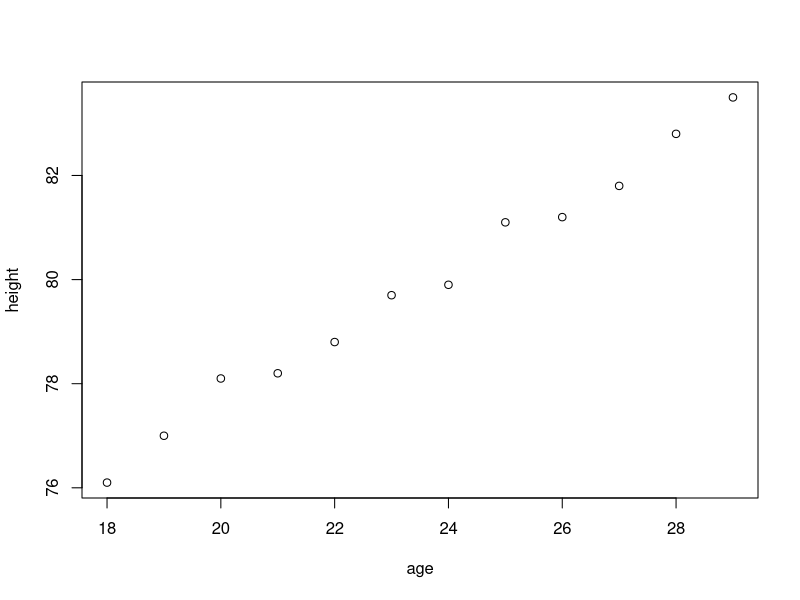

This chart was generated by the following R code:
## ---- chunk 1
# Note that pi is a built-in constant, and log() the natural log function.
log(3 * 4 * (2 + pi))    
# Basic logical operations, including >, <, >= (greater than or equals), 
# <= (less than or equals), == (exactly equals), and != (not equals).                     
2 > 3                    
# Advanced logical operations, including # & (and), && (if and only if), 
# | (or), and || (either or).
3 >= 2 && 100 == 1000/10 

## ---- chunk 2
as.integer(TRUE)
as.integer(FALSE)
## ---- chunk 3
text <- "I like Statistics"
text
## ---- chunk 4
e <- numeric()
## ---- chunk 5
e[3] <- 17
## ---- chunk 6
z <- 1:25
attr(z, "dim") <- c(5,5)
z
## ---- chunk 7
age <- 18:29
height <- c(76.1, 77, 78.1, 78.2, 78.8, 79.7, 79.9, 
            81.1, 81.2, 81.8, 82.8, 83.5)

#Build a dataframe village
village <- data.frame(age = age,height = height) 
village
## ---- chunk 8
plot(village) 
summary(village)
## ---- chunk 9
unclass(village)
attr(village,"row.names")
## ---- chunk 10
x <- c(1, 1, 1, 1, 1, 2, 2, 2, 2, 9, 9, 9, 9)
# Notice levels are printed.
factor(x) 
## ---- chunk 11
x <- c("like", "dislike", "hate", "like", "don't know", 
       "like", "dislike")
factor(x, levels = c("hate", "dislike", "like", "don't know"), 
       ordered = TRUE) 
## ---- chunk 12
factor(x, ordered = TRUE)
## ---- chunk 13
factor(x, levels = c("hate", "dislike", "like"), ordered = TRUE)
## ---- chunk 14
matrix(c(1, 2, 3, 4, 5, 6), nrow = 2, ncol = 3)
## ---- chunk 15
# Creates a vector `x' of 3 values.
x <- c(11, 12, 13)
# Creates another vector `y' of 3 values.
y <- c(55, 33, 12) 
# Creates a 2 x 3 matrix. 
rbind(x, y)        
## ---- chunk 16
cbind(x, y)  
## ---- chunk 17
# Creates a 2 x 3 matrix populated with 8's.
a <- matrix(8, 2, 3) 
# Creates a 2 x 3 matrix populated with 9's.
b <- matrix(9, 2, 3) 
array(c(a, b), c(2, 3, 2)) 
## ---- chunk 18
dim(b)
## ---- chunk 19
a <- matrix(8, 2, 3)
apply(a, 2, max)
## ---- chunk 20
# Creates an empty list
L <- list()  
# Inserts a vector, and names that vector 'coefficients'
L$coefficients <- c(1, 4, 6, 8) 

# Pull out the value in the first row, second column of 'c'
# within the list, inserts the vector into the 4th position 
# in the list. If this list doesn't already have 4 elements, 
# the empty elements will be 'NULL' values
L[[4]] <- c(1, 4, 6, 8)
## ---- chunk 21
grp <- c(1, 2, 2, 1, 1, 1, 2, 2, 1, 2, 2, 1)
gpa <- c(4.0, 3.5, 2.8, 3.9, 2.2, 3.8, 2.7, 
         3.8, 4.0, 3.6, 3.4, 2.1)
age <- c(21, 22, 19, 32, 25, 22, 20, 23, 21, 
         24, 22, 30)
sex <- c("F", "M", "M", "M", "F", "F", "M", 
         "M", "F", "M", "F", "F")
#Build a dataframe dat
dat <- data.frame(grp = grp, gpa = gpa, age = age, sex = sex) 
dat
## ---- chunk 22
# Extracts obs. 1-10 and all associated variables
dat[1:10,] 
# Extracts all observations that belong to group 1
dat[dat$grp == 1,] 
# Saves the variable 'grp' as a vector 'group' in
# the workspace, not in the data frame
group <- dat$grp   
# Saves the 4th variable as a 'var4' in the workspace                     
var4 <- dat[[4]]   
## ---- chunk 23
state <- c("tas", "sa", "qld", "nsw", "nsw", "nt", "wa", "wa", 
           "qld", "vic",  "nsw", "vic", "qld", "qld", "sa", 
           "tas", "sa", "nt", "wa", "vic", "qld", "nsw", 
           "nsw", "wa", "sa", "act", "nsw", "vic", "vic", "act")
## ---- chunk 24
statef <- factor(state)
statef
## ---- chunk 25
levels(statef)
## ---- chunk 26
statefr <- table(statef)
## ---- chunk 27
smokes = c("Y", "N", "N", "Y", "N", "Y", "Y", "Y", "N", "Y")
amount = c(1, 2, 2, 3, 3, 1, 2, 1, 3, 2)
table(smokes,amount)
